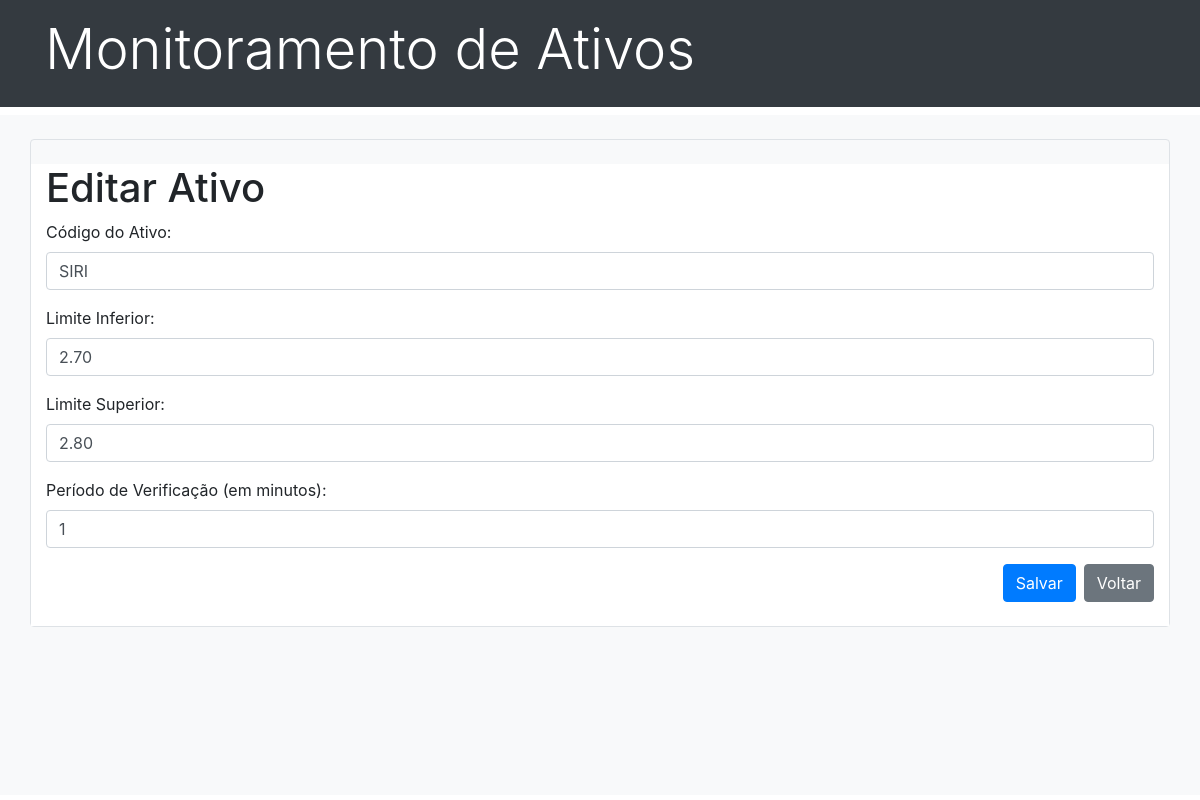
The page /edit/5/ on the database its author committed.
### dashboard/models.py (models this page shows, shortened)
class Asset(models.Model):
    ticker = models.CharField(max_length=10, unique=True)
    lower_tunnel = models.DecimalField(max_digits=10, decimal_places=2)
    upper_tunnel = models.DecimalField(max_digits=10, decimal_places=2)
    check_period = models.IntegerField()

### dashboard/views.py (the view)
# urls.py: path('edit/<int:pk>/', views.asset_update, name='asset_update'),
def asset_update(request, pk):
    asset = get_object_or_404(Asset, pk=pk)
    error_message=''
    if request.method == 'POST':
        form = AssetForm(request.POST, instance=asset)
        if form.is_valid():
            try:
                stock = yf.Ticker(form.cleaned_data['ticker'])
                hist = stock.history(period="1d")
                if hist.empty:
                    raise ValueError("Ticker não encontrado")
                else:
                    form.save()
                    return redirect('asset_list')
            except Exception as e:
                error_message = f"Erro: {str(e)}"
        else:
            error_message = "Erro ao enviar o formulário. Verifique os dados e tente novamente."
    else:
        form = AssetForm(instance=asset)
    return render(request, 'asset_form.html', {'form': form, "error_message": error_message})

### dashboard/forms.py
class AssetForm(forms.ModelForm):
    class Meta:
        model = Asset
        fields = ['ticker', 'lower_tunnel', 'upper_tunnel', 'check_period']
        labels = {
            'ticker': 'Código do Ativo',
            'lower_tunnel': 'Limite Inferior',
            'upper_tunnel': 'Limite Superior',
            'check_period': 'Período de Verificação (em minutos)',
        }
        widgets = {
            'ticker': forms.TextInput(attrs={'class': 'form-control', 'placeholder': 'ex: PETR4.SA'}),
            'lower_tunnel': forms.NumberInput(attrs={'class': 'form-control', 'placeholder': 'ex: 36.75'}),
            'upper_tunnel': forms.NumberInput(attrs={'class': 'form-control', 'placeholder': 'ex: 40.15'}),
            'check_period': forms.NumberInput(attrs={'class': 'form-control', 'placeholder': 'ex: 2'}),
        }

### dashboard/templates/asset_form.html (shortened to what this page needs)
{% extends 'index.html' %}
{% load static %}
{% block content %}
<div class="container pt-4">
  <div class="row border rounded">
    <div class="bg-white col mt-4">
      <h1>{% if form.instance.id %}Editar{% else %}Adicionar{% endif %} Ativo</h1>
      <form method="post">
        <div class="form-group">
          {{ form.ticker.label_tag }} {{ form.ticker }}
        </div>
        <div class="form-group">
          {{ form.lower_tunnel.label_tag }} {{ form.lower_tunnel }}
        </div>
        <div class="form-group">
          {{ form.upper_tunnel.label_tag }} {{ form.upper_tunnel }}
        </div>
        <div class="form-group">
          {{ form.check_period.label_tag }} {{ form.check_period }}
        </div>
        <div class="d-flex justify-content-end mb-4">
          <button type="submit" class="btn btn-primary mr-2">Salvar</button>
          <a class="btn btn-secondary" role="button" href="{% url 'asset_list' %}">Voltar</a>
        </div>
      </form>
    </div>
  </div>
</div>
{% endblock %}

### rows shown on the page
Asset: ticker "SIRI", lower_tunnel "2.70", upper_tunnel "2.80", check_period "1"
